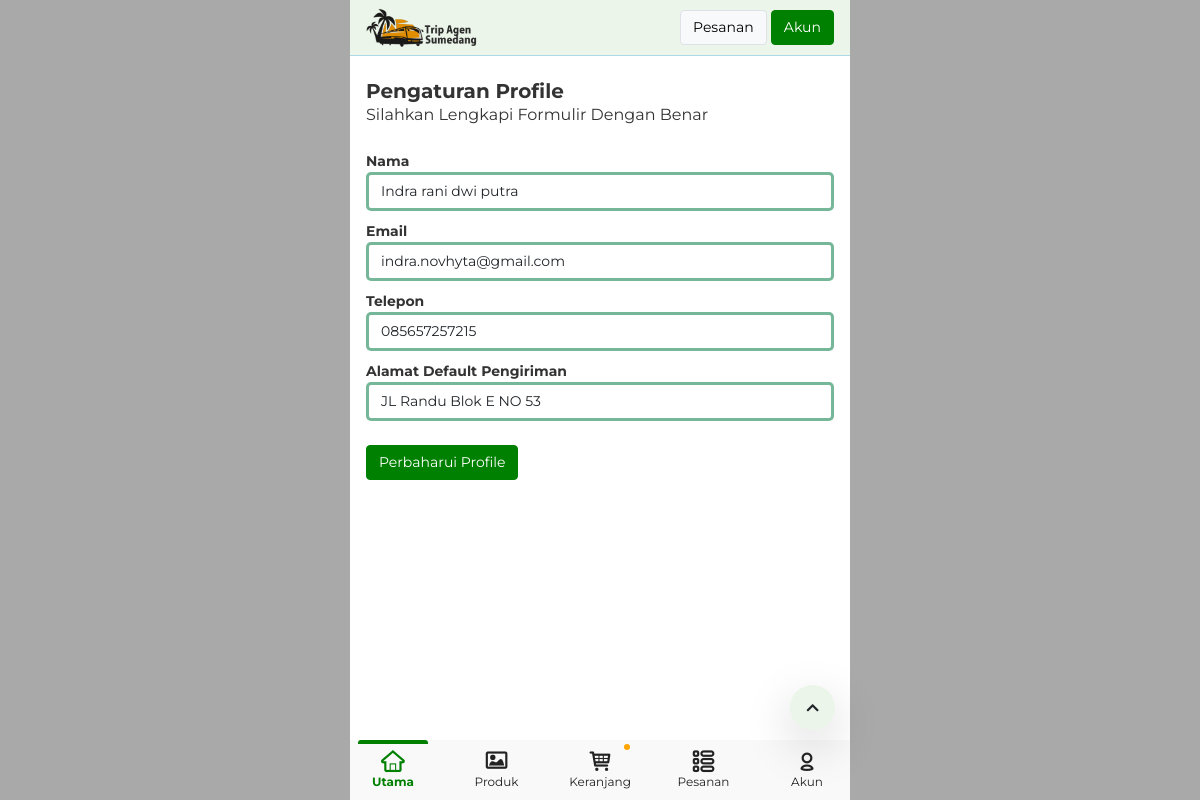
Page /page/settings-profile (signed in) on the committed database.
### tables this page shows
CREATE TABLE `settings` (
  `id` int(11) NOT NULL,
  `nama` varchar(200) NOT NULL,
  `deskripsi` text NOT NULL,
  `logo` varchar(200) NOT NULL,
  `favicon` varchar(200) NOT NULL,
  `id_provinsi` int(11) NOT NULL,
  `whatsapp` varchar(200) NOT NULL DEFAULT '6285657257215'
);

CREATE TABLE `user` (
  `id` int(11) NOT NULL,
  `user_id` varchar(200) NOT NULL,
  `password` varchar(200) NOT NULL,
  `email` varchar(200) NOT NULL,
  `nama` varchar(200) NOT NULL,
  `id_provinsi` int(11) NOT NULL,
  `id_kabupaten` int(11) NOT NULL,
  `id_kecamatan` int(11) NOT NULL,
  `alamat` text NOT NULL,
  `telepon` varchar(200) NOT NULL
);

### application/controllers/App.php (called while the page is built, shortened)
<?php
class App extends CI_Controller {
	public function page($page = "home" , $id = "", $param="")
	{
		$response = array();
		$response['site'] = base_url();
		$response['page'] = $page;
		$response['id'] = $id;
		include("user/data_user.php");
		include("globe/settings.php");
		$response['login'] = $login;
		if($page <> "logout"){
			$response['user'] = $user;
			$this->load->view('frontend/index',$response);
			$this->load->view('frontend/'.$page,$response);
			$this->load->view('frontend/index9',$response);
		} else {
			$_SESSION['user'] = "";
			redirect($site);
			header('location:'.$site);
		}
	}
}
?>

### index.php (called while the page is built, shortened)
<?php
require_once BASEPATH.'core/CodeIgniter.php';

### application/models/Model.php (called while the page is built, shortened)
<?php
class model extends CI_Model {
	public function get_obj($table,$where = ""){
		$table = str_replace('`','',$table); $table = "#".$table."#"; $table = str_replace('# ','',$table);  $table = str_replace(' #','',$table); $table = str_replace('#','',$table);
		if(!empty($where)){
			$data = $this->db->query("SELECT * FROM `$table` WHERE $where");
			return $data->result_object();
		} else {
			$data = $this->db->query("SELECT * FROM `$table` ");
			return $data->result_object();
		}
	}
	public function row($table,$where = ""){
		$table = str_replace('`','',$table); $table = "#".$table."#"; $table = str_replace('# ','',$table);  $table = str_replace(' #','',$table); $table = str_replace('#','',$table);
		if(!empty($where)){
			$data = $this->db->query("SELECT * FROM `$table` WHERE $where");
			return $data->num_rows();
		} else {
			$data = $this->db->query("SELECT * FROM `$table` ");
			return $data->num_rows();
		}
	}
}
?>

### application/controllers/globe/settings.php (called while the page is built, shortened)
<?php
$table = "settings";
$sql = "id<>-1";
$row = $this->model->row($table,$sql);
if($row >= 1){
	$data_list = $this->model->get_obj($table,$sql);
	foreach($data_list as $data){
		$settings= $data;
	}
}
?>

### application/controllers/user/data_user.php (called while the page is built, shortened)
<?php
if((!empty($_SESSION['user']))){
	$user  = ($_SESSION['user']);
	$id_user = $user->id;
	$table = "user";
	$sql = "`id`='$id_user'";
	$row = $this->model->row($table,$sql);
	if($row >= 1){
		$user = $this->model->get_obj($table,$sql)[0];
	}
}
?>

### application/views/frontend/settings-profile.php (the view, shortened to what this page needs)
<?php if(!empty($login)){
?>
<div class="pt-2 pb-4">
<div class="padding ">
<div class="pt-3 pb-2">
<h5  style="margin:0px !important; font-weight : bold;" > Pengaturan Profile </h5>
<p> Silahkan Lengkapi Formulir Dengan Benar </p>
</div>
<form method="post" class="block-all" enctype="multipart/form-data">
	<span  style="font-weight : bold; font-size : 14px" > Nama</span>
	<input name="nama" type="text" class="form-control  input-login"  value="<?php echo($user->nama) ;  ?>"   placeholder="Nama" align="center">
	<span  style="font-weight : bold; font-size : 14px; margin-top: 10px;" > Email</span>
	<input name="email" type="email" class="form-control  input-login"  value="<?php echo($user->email) ;  ?>"   placeholder="Email" align="center">
	<span  style="font-weight : bold; font-size : 14px; margin-top: 10px;" > Telepon </span>
	<input name="telepon" type="text" class="form-control  input-login"  value="<?php echo($user->telepon) ;  ?>"   placeholder="Telepon" align="center">
	<span  style="font-weight : bold; font-size : 14px; margin-top: 10px;" > Alamat Default Pengiriman </span>
	<input name="alamat" type="text" class="form-control  input-login"  value="<?php echo($user->alamat) ;  ?>"   placeholder="Alamat Pengiriman" align="center">
	<br />
	<button type="submit" name="edit" class="btn btn-success" >Perbaharui Profile</button>
</form>
</div>
</div>
<?php }  ?>

### application/views/frontend/a_header.php (shortened to what this page needs)
<header class="header-main padding"  style=" border-bottom:1px solid lightblue;" >
	<div class="header-logo-main"  style="height:55px;" >
		<div class="header-logo-width w-140p" onclick="document.location.href='<?php echo($site) ?>#'; ">
		<img  style="height: 40px;width : auto!important;"  src="<?php echo($site) ?>image/<?php echo($settings->logo) ;  ?>"></div>
		<div class="header-search-width w-100-140 ps-3 " align="right">
			<?php if(empty($login)){?>
			<a class="btn btn-light border" href="<?php echo($site) ?>page/daftar" > Daftar </a>
			<a class="btn btn-success" href="<?php echo($site) ?>page/login" > Masuk </a>
			<?php } else {?>
			<a class="btn btn-light border" href="<?php echo($site) ?>page/invoice"> Pesanan</a>
			<a class="btn btn-success" href="<?php echo($site) ?>page/akun" > Akun </a>
			<?php }  ?>
		</div>
	</div>
</header>

### assets_landing/css/styles.css (style rules this page uses)
.header-main { transition: 1s!important; background: #ebf5e9; width: inherit; position: relative; z-index: 99!important; max-width: 100%!important; }
.header-logo-main { display: flex; align-items: center; justify-content: center; padding-top: 10px; padding-bottom: 10px; }
.header-logo-width { width: 90px; }
.header-logo-width img { width: 100%; }
.header-search-width { width: calc(100% - 90px); }
.padding { padding-left: 1rem; padding-right: 1rem; }
body { font-family: "Montserrat",-apple-system,BlinkMacSystemFont,"Segoe UI",Roboto,"Helvetica Neue",Arial,"Noto Sans",sans-serif,"Apple Color Emoji","Segoe UI Emoji","Segoe UI Symbol","Noto Color Emoji"; }
input, textarea, button, select { box-shadow: none!important; outline: none!important; }
a[href], a[href]:hover { text-decoration: none!important; }
.btn-success { background: green!important; border-color: green!important; }
.color-black, .text-black, body { color: #333333; }
input, select, textarea { font-size: 14px!important; }
* ::placeholder { color: darkgray!important; font-style: italic; }
.btn { font-size: 14px; }
.w-100-140 { width: calc(100% - 140px); }
.w-140p { width: 140px; }
.fixed { position: fixed; }
.header-main.fixed { top: 0px!important; }
.block-all > * { display: block; }
.block-all { display: block; width: 100%; }
.input-login { border: 3px solid rgba(0,122,65,0.54); border-radius: 5px; }
* { scroll-behavior: smooth; }

### rows in the picture
settings: logo (picture)
user: nama "Indra rani dwi putra", email "indra.novhyta@gmail.com", telepon "085657257215", alamat "JL Randu Blok E NO 53"
